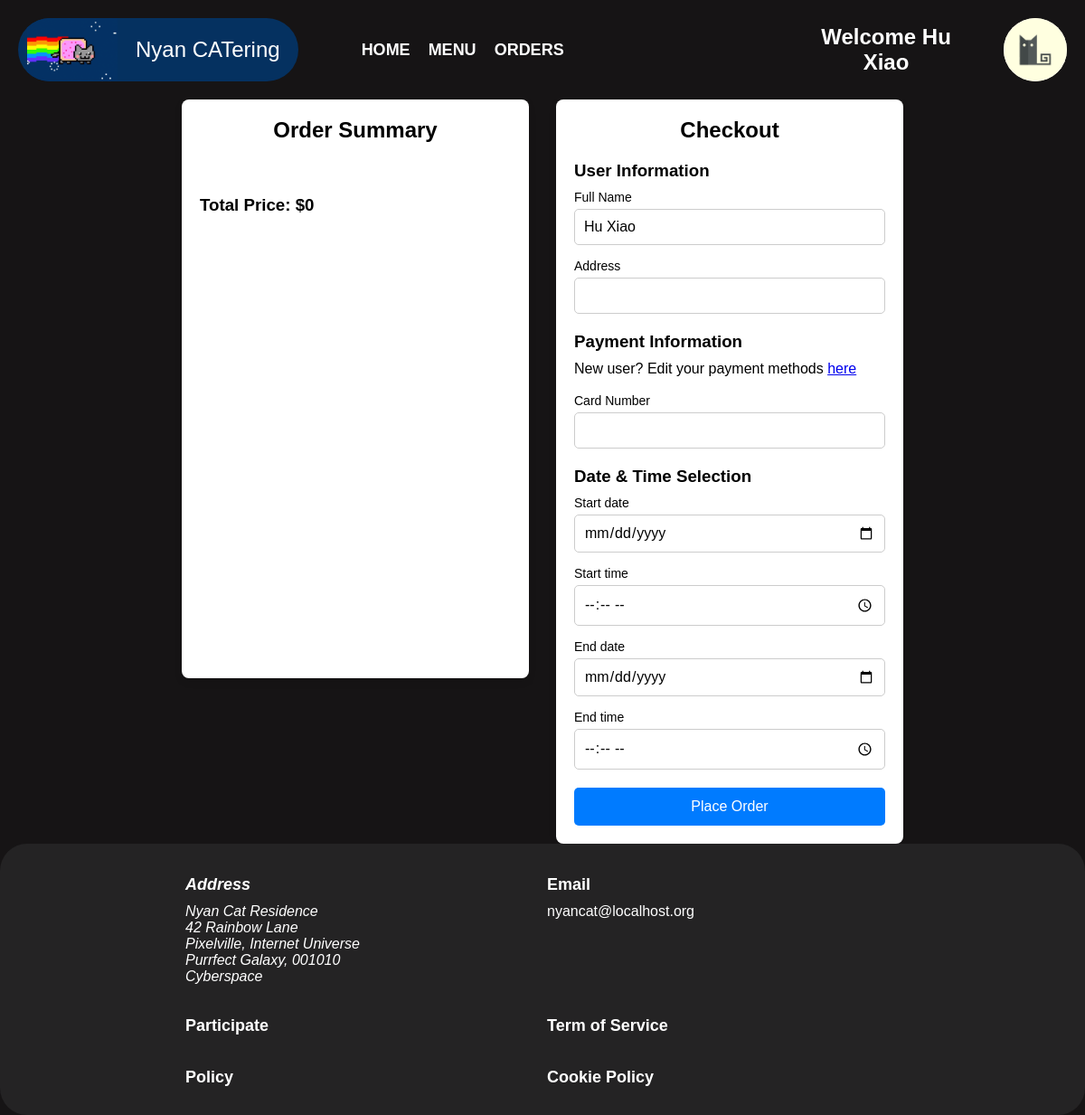
Before: /frontend/checkout_page.php (signed in) with the older database file.
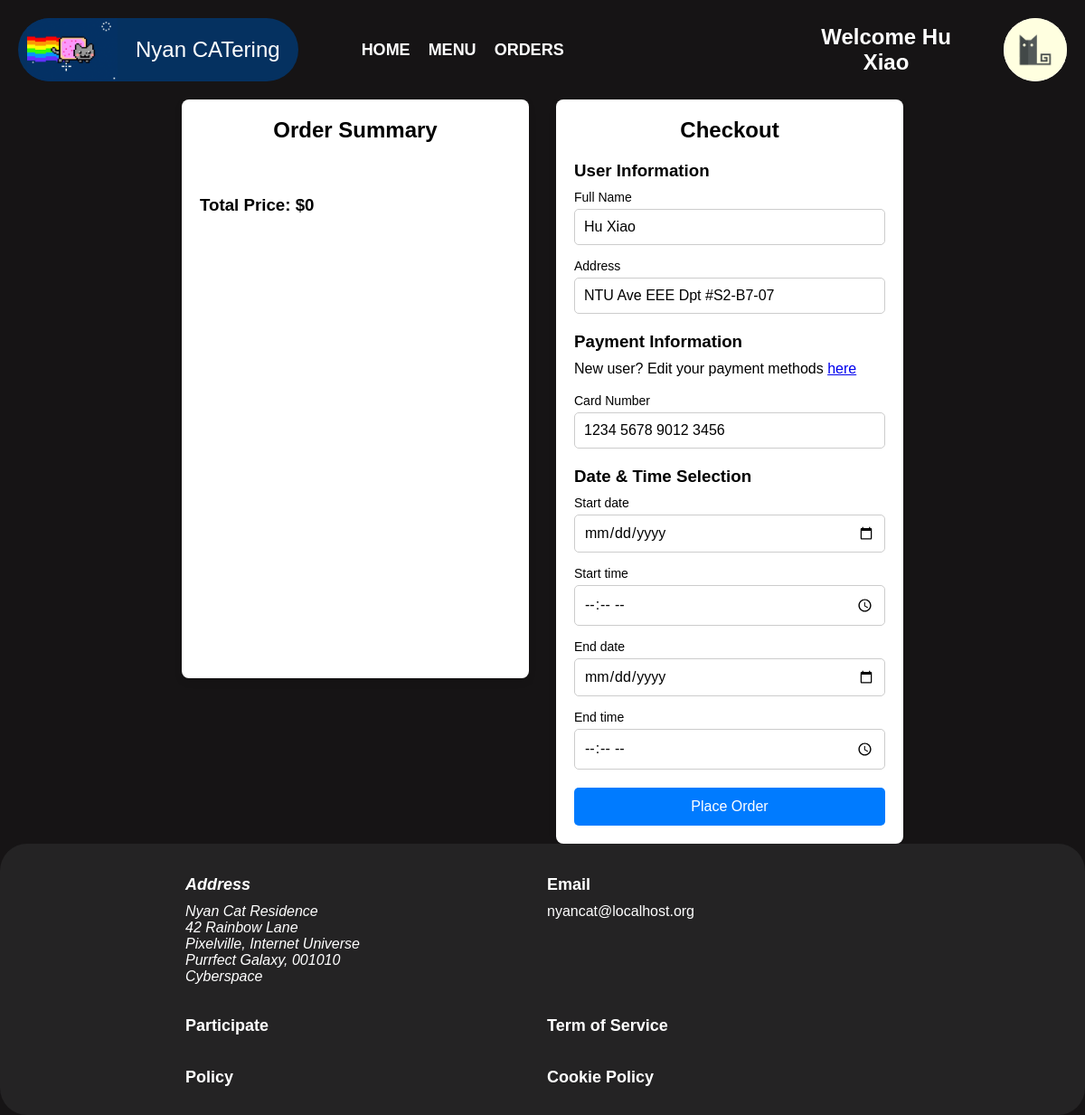
After: the same page with the newer database file.
### tables this page shows
CREATE TABLE `user_preferences` (
  `user_id` int(50) NOT NULL,
  `name` varchar(255) DEFAULT NULL,
  `address` varchar(255) DEFAULT NULL,
  `preferred_payment_method` varchar(63) DEFAULT NULL,
  `is_notify_by_sms` tinyint(1) NOT NULL,
  `is_notify_by_email` tinyint(1) NOT NULL,
  `is_notify_by_whatsapp` tinyint(1) NOT NULL,
  `is_notify_by_telegram` tinyint(1) NOT NULL
);

### backend/core/NyanDB.php (called while the page is built, shortened)
<?php
class NyanDB
{
    public $db;
    private function connect() {
        $this->db = new mysqli(self::HOST, self::USERNAME, self::PASSWORD, self::DBNAME);
    }
    public function close() {
        if ($this->db) {
            $this->db = null;
        }
    }
    private function prepare($sql,$params = []){
        $stmt = $this->db->prepare($sql);
        if (!empty($params)){
            $types = str_repeat('s',count($params));
            $stmt->bind_param($types, ...$params);
        }
        return $stmt;
    }
    public function query($sql,$params){
        $stmt = $this->prepare($sql,$params);
        $result = $stmt->execute();
        if (stripos(trim($sql), 'SELECT') === 0) {
            return $stmt->get_result();
        }
        return $result;
    }
    public static function single_query($sql,$params) {
        $database = new NyanDB();
        $result = $database->query($sql,$params);
        return $result;
    }
}
?>

### frontend/utilities/resource_aquisition.php (called while the page is built, shortened)
<?php
require_once "..\backend\core\NyanDB.php";
function aquire_username_or_default($default_username): string | null {
    $sql = "SELECT name AS username FROM user_preferences WHERE user_id = ?";
    $result = NyanDB::single_query($sql, [$_SESSION["user_id"]]);
    return $_SESSION["username"];
}
?>

### frontend/checkout_page.php (the view, shortened to what the changed rows need)
<?php
require_once "./components/templates.php";
require_once "./utilities/resource_aquisition.php";
$username = aquire_username_or_default(DEFAULT_USERNAME);
$is_user_logged_in = isset($_SESSION['user_id']);
if($is_user_logged_in){
    function get_user_preferences(){
        $sql = "
        SELECT name,
            address,
            preferred_payment_method,
            is_notify_by_sms,
            is_notify_by_email,
            is_notify_by_whatsapp,
            is_notify_by_telegram
        FROM user_preferences
        WHERE user_id = ?;
        ";
        $results = NyanDB::single_query($sql, [$_SESSION['user_id']]);
        $result = $results->fetch_assoc();
        return $result;
    }
    $user_preferences = get_user_preferences();
    $user_name                 = $user_preferences['name'];
    $address                   = $user_preferences['address'];
    $preferred_payment_method  = $user_preferences['preferred_payment_method'];
}
?>
<div class="grid-container">
    <div class="container">
        <section class="section">
            <h2>Order Summary</h2>
            <br>
        </section>
</div>
<form id="checkout-form" action="#" method="post">
    <div class="container">
            <h2>Checkout</h2>
            <section class="section">
                <div class="input-group">
                    <label for="full-name">Full Name</label>
                    <input class="input-disable" type="text" id="full_name" name="full_name" value='<?=$user_name??''?>' readonly>
                </div>
                <div class="input-group">
                    <label for="address">Address</label>
                    <input class="input-disable" type="text" id="address" name="address" value='<?=$address??''?>' readonly>
                </div>
            </section>
            <section class="section">
                <br><br>
                <div class="input-group">
                    <label for="card-number">Card Number</label>
                    <input class="input-disable" type="text" id="card_number" name="card_number" value='<?=$preferred_payment_method??''?>' readonly>
                </div>
            </section>
        </div>
    </div>
<?php
$content = ob_get_clean();
(new PageTemplate())
    ->set_footer()
    ->set_content($content)
    ->set_header(CHECKOUT_PAGE_STYLES)
    ->set_navibar(NAV_LINKS, $username)
    ->set_outline(CHECKOUT_PAGE_SCRIPTS)
    ->render();
?>

### frontend/components/templates.php (shortened to what the changed rows need)
<?php
class PageTemplate
{
    private ?string $content = null;
    private string $header_title;
    private string $header;
    private string $outline;
    private string $navibar;
    private string $footer;
    public function __construct()
    {
        $this->content = <<<HTML
            <div id="dummy-content"></div>
        HTML;
    }
    public function set_content(string $content): self
    {
        $this->content = $content;
        return $this;
    }
    public function set_header(array $style_files, string $title = PROJECT_TITLE, ): self
    {
        $this->header_title = $title;
        $this->header = <<<HTML
            <!DOCTYPE html>
            <html lang="en">
            <head>
                <meta charset="UTF-8">
                <meta name="viewport" content="width=device-width, initial-scale=1.0">
                <title>$title</title>
        HTML;
        foreach ($style_files as $style_file) {
            $this->header .= <<<STYLE
                <link rel="stylesheet" href="$style_file">
            STYLE;
        }
        $this->header .= <<<HTML
            </head>
        HTML;
        return $this;
    }
    public function set_outline(array $scripts): self
    {
        $NAVIBAR_PLACEHOLDER = self::NAVIBAR_PLACEHOLDER;
        $CONTENT_PLACEHOLDER = self::CONTENT_PLACEHOLDER;
        $FOOTER_PLACEHOLDER  = self::FOOTER_PLACEHOLDER;
        $this->outline = <<<HTML
            <body>
            <div class="screen-adjuster">
                <div class="main-outline">
                    <div class="nav-bar-outline">
                        $NAVIBAR_PLACEHOLDER
                    </div>
                    <div class="secondary-outline">
                        $CONTENT_PLACEHOLDER
                    </div>
                    <div>
                        $FOOTER_PLACEHOLDER
                    </div>
                </div>
            </div>
        HTML;
        foreach ($scripts as $script_file) {
            $this->outline .= <<<HTML
                <script src="$script_file" defer></script>
            HTML;
        }
        $this->outline .= <<<HTML
            </body>
        HTML;
        return $this;
    }
    public function set_navibar(array $links, ?string $username = null)
    {
        $this->navibar = <<<HTML
            <nav class="navi-bar-container unselectable">
                <div class="cater-icon-name-container">
                    <div class="cater-icon">
                        <img src="./assets/cat-space.gif" alt="NyanCat">
                    </div>
                    <div class="cater-name">
                        {$this->header_title}
                    </div>
                </div>
                <div class="navi-links-container">
        HTML;
        foreach ($links as $category => $content) {
            $this->navibar .= <<<HTML
                <div class="navi-link-container">
            HTML;
            if (is_array($content)) {
                foreach ($content as $sub_cat => $sub_content) {
                }
            } else {
                $this->navibar .= <<<HTML
                    <a href="$content">$category</a>
                HTML;
            }
            $this->navibar .= "</div>";
        }
        $this->navibar .= <<<HTML
                </div>
                <div class="spacer"></div>
        HTML;
        if ($username !== null) {
            $this->navibar .= <<<HTML
                <div class="welcome-message-container">
                    <span>
                        Welcome $username <br>
                    </span>
                </div>
            HTML;
        }
        if ($username === null) {
            $this->navibar .= <<<HTML
                <button class="sign-in-up-container">
                    <a class="sign-in-sign-up" href="./sign_in_up_page.php">
                        Sign In
                    </a>
                </button>
                </nav>
            HTML;
        } else {
            $this->navibar .= <<<HTML
                    <button class="account-avatar-container" onclick="avatar_onclick()">
                        <img src="./assets/cat-avatar.png" alt="">
                    </button>
                </nav>
            HTML;
        }
        return $this;
    }
    public function set_footer()
    {
        $this->footer = <<<HTML
            <footer>
                <Address>
                    <div class="footer-text-title">Address</div>
                    <div class="footer-text-body">
                        Nyan Cat Residence              <br>
                        42 Rainbow Lane                 <br>
                        Pixelville, Internet Universe   <br>
                        Purrfect Galaxy, 001010         <br>
                        Cyberspace                      <br>
                    </div>
                </Address>
                <div>
                    <div class="footer-text-title">Email</div>
                    <div class="footer-text-body">nyancat@localhost.org</div>
                </div>
                <div class="footer-text-title">Participate</div>
                <div class="footer-text-title">Term of Service</div>
                <div class="footer-text-title">Policy</div>
                <div class="footer-text-title">Cookie Policy</div>
            </footer>
        HTML;
        return $this;
    }
    public function render()
    {
        $placeholders = [
            self::NAVIBAR_PLACEHOLDER,
            self::CONTENT_PLACEHOLDER,
            self::FOOTER_PLACEHOLDER,
        ];
        $body = str_replace(
            $placeholders,
            [$this->navibar, $this->content, $this->footer],
            $this->outline
        );
        $page = $this->header . $body;
        echo $page;
    }
}
?>

Changed rows visible on the page:
changed user_preferences "Hu Xiao": address (not shown) → "NTU Ave EEE Dpt #S2-B7-07"; card_number (not shown) → "1234 5678 9012 3456"
